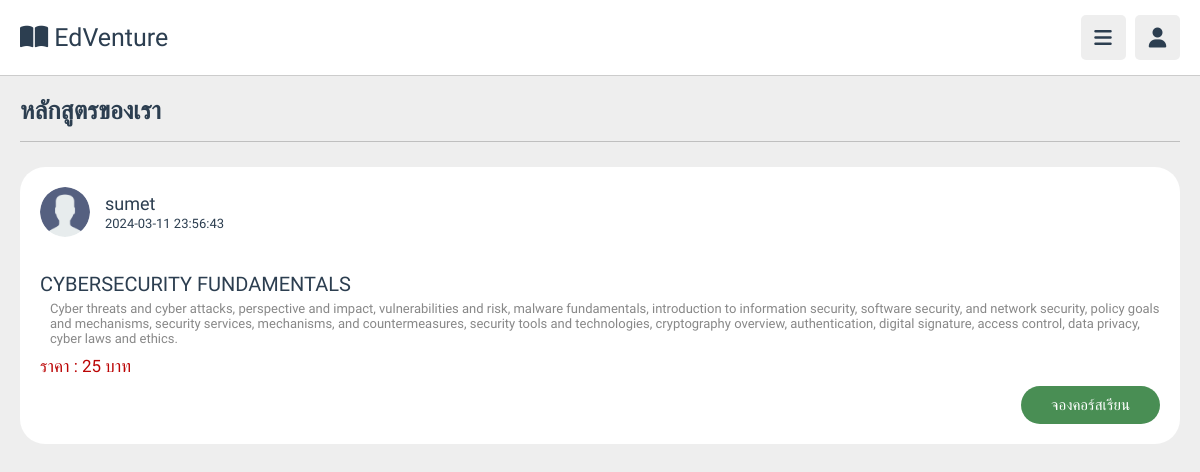
Screenshot of /dashboard/student/booking.php with the database file from the repository.
### tables this page shows
CREATE TABLE "Users" (
	"user_id"	INTEGER,
	"username"	TEXT NOT NULL UNIQUE,
	"password"	TEXT NOT NULL,
	"email"	TEXT NOT NULL,
	"role"	TEXT NOT NULL,
	"contact_info"	TEXT,
	PRIMARY KEY("user_id")
);

### dashboard/student/booking.php (the view, shortened to what this page needs)
<!DOCTYPE html>
<html lang="en">
  <head>
    <link
      rel="stylesheet"
      href="https://cdnjs.cloudflare.com/ajax/libs/font-awesome/6.1.2/css/all.min.css"
    />
    <link rel="stylesheet" href="../../css/styles.css" />
  </head>
  <body>
    <header class="header">
      <section class="flex">
        <a href="" class="logo"
          ><i class="fa-solid fa-book-open"></i> EdVenture</a
        >
        <div class="icons">
          <div id="menu-btn" class="fas fa-bars" onclick="MenuClick()"></div>
          <div id="user-btn" class="fas fa-user" onclick="ProfileClick()"></div>
        </div>
      </section>
    </header>
    <section class="courses">
      <h1 class="heading">หลักสูตรของเรา</h1>
      <div class="box-container">
      <?php
    $db = new SQLite3('../../db/table.db');
    $sql = "SELECT Users.username AS instructor_name, Course.date_created AS course_created_time, Course.name AS course_name, Course.description AS course_description, Course.price AS course_price
    FROM Course
    JOIN Users ON Course.creator_id = Users.user_id;";
    $result = $db->query($sql);
    while($row = $result->fetchArray(SQLITE3_ASSOC)){
      echo "
      <div class=\"box\">
        <div class=\"tutor\">
          <img src=\"../../images/user.png\" alt=\"\" />
          <div class=\"info\">
            <h3>{$row['instructor_name']}</h3>
            <span>{$row['course_created_time']}</span>
          </div>
        </div>
        <a href=\"course_detail.php?course={$row['course_name']}\"><h3 class=\"title\">{$row['course_name']}</h3></a>
        <p>
        {$row['course_description']}
        </p>
        <div class=\"info\">
          <span class=\"price\">ราคา : {$row['course_price']} บาท</span>
        </div>
        <div style=\"float: right\">
        <a href=\"course_detail.php?course={$row['course_name']}\">
          <input
            type=\"submit\"
            value=\"จองคอร์สเรียน\"
            class=\"ans-btn\"
            name=\"booking_course\"
          />
          </a>
        </div>
      </div>
      ";
    }
    ?>
      </div>
    </section>
  </body>
</html>

### css/styles.css (style rules this page uses)
:root { --main-color: #1a2352; --red: #bb0505; --orange: #e95921; --green: #498e54; --light-color: #888; --light-bg: #eee; --black: #2c3e50; --white: #fff; --border: 0.1rem solid rgba(0, 0, 0, 0.2); }
* { font-family: "Mitr", sans-serif; margin: 0; padding: 0; box-sizing: border-box; outline: none; border: none; text-decoration: none; }
html { font-size: 62.5%; overflow-x: hidden; }
body { background-color: var(--light-bg); padding-left: 30rem; }
section { padding: 2rem; margin: 0 auto; max-width: 1200px; }
.heading { font-size: 2.5rem; color: var(--black); margin-bottom: 2.5rem; border-bottom: var(--border); padding-bottom: 1.5rem; text-transform: capitalize; }
.inline-btn, .ans-btn, .ans-btn-two, .inline-option-btn, .inline-delete-btn, .edit-btn, .btn, .delete-btn, .option-btn { border-radius: 0.5rem; color: #fff; font-size: 1.5rem; cursor: pointer; text-transform: capitalize; padding: 1rem 3rem; text-align: center; margin-top: 1rem; }
.inline-btn, .ans-btn, .inline-option-btn, .inline-delete-btn { display: inline-block; }
.ans-btn { background-color: var(--green); border-radius: 20px; }
.header { position: sticky; top: 0; left: 0; right: 0; background-color: var(--white); z-index: 1000; border-bottom: var(--border); }
.header .flex { display: flex; align-items: center; justify-content: space-between; position: relative; padding: 1.5rem 2rem; }
.header .flex .logo { font-size: 2.5rem; color: var(--black); }
.header .flex .icons div { font-size: 2rem; color: var(--black); background-color: var(--light-bg); border-radius: 0.5rem; height: 4.5rem; width: 4.5rem; line-height: 4.5rem; cursor: pointer; text-align: center; margin-left: 0.7rem; }
.courses .box-container { display: grid; grid-template-columns: repeat(auto-fit, minmax(30rem, 1fr)); gap: 1.5rem; justify-content: center; align-items: flex-start; }
.courses .box-container .box .tutor { display: flex; align-items: center; gap: 1.5rem; margin-bottom: 2.5rem; }
.courses .box-container .box .tutor img { height: 5rem; width: 5rem; border-radius: 50%; object-fit: cover; }
.courses .box-container .box .tutor h3 { font-weight: 400; font-size: 1.8rem; color: var(--black); margin-bottom: 0.2rem; }
.courses .box-container .box .tutor span { font-size: 1.3rem; color: var(--light-color); }
.courses .box-container .box .info span { font-size: 1.3rem; color: var(--black); }
.courses .box-container .box .info .price { font-size: 1.7rem; color: var(--red); font-weight: 500; }
.courses .box-container .box p { font-size: 1.3rem; color: var(--light-color); margin-left: 1rem; margin-bottom: 1rem; }
.courses .box-container .box .title { font-weight: 500; font-size: 2rem; color: var(--black); padding-bottom: 0.5rem; padding-top: 1rem; }
* { box-sizing:border-box }
* { box-sizing: border-box; }
@media (max-width: 1200px) { body { padding-left: 0; } }

### rows the page displays
users: username "sumet", course_created_time "2024-03-11 23:56:43", course_name "CYBERSECURITY FUNDAMENTALS", course_description "Cyber threats and cyber attacks, perspective and impact, vulnerabilities and risk, malware fundamentals, introduction to information security, software security, and network security, policy goals and mechanisms, security services, mechanisms, and countermeasures, security tools and technologies, cryptography overview, authentication, digital signature, access control, data privacy, cyber laws and ethics.", course_price "25"
